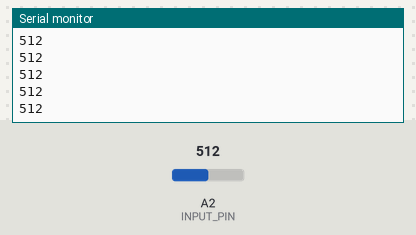
A sketch run on a simulated Arduino Uno, built with avr-gcc and run on an emulated ATmega328P. Parts: the last lines printed to the serial monitor. The inputs (shaded band) are chosen by the test bench; at power-on: A2 (INPUT_PIN) = 512.

Above: at 1.2 s.
1.3 s: A2 (INPUT_PIN) set to 716
At 1.31 s:
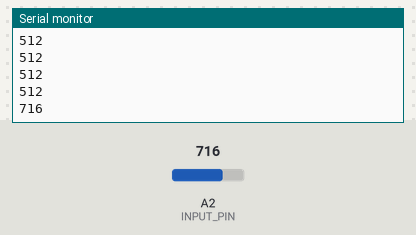
2.8 s: A2 (INPUT_PIN) set to 900
At 2.81 s:
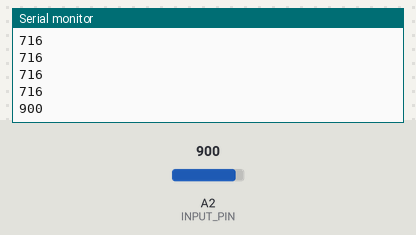
Timing chart, 0 to 5.8 s (numbered marks = the images above; inputs shaded):
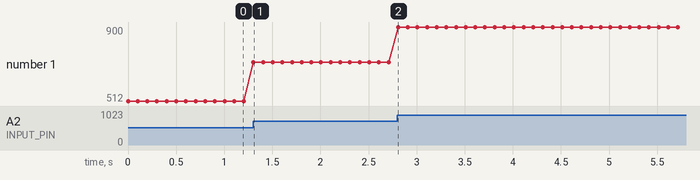

The sketch:

sketch_nov10d.ino
```cpp
#define INPUT_PIN A2
void setup() {
  // put your setup code here, to run once:
  pinMode(INPUT_PIN,INPUT);
  Serial.begin(9600);
}

int value = 0;
void loop() {
  // put your main code here, to run repeatedly:
  value = analogRead(INPUT_PIN);
  Serial.print(value);
  Serial.print('\n');
  delay(100);
}
```

Measured:
- after the input at 1.3 s, the serial monitor: prints a new line at once (image 1)
- after the input at 2.8 s, the serial monitor: prints a new line at once (image 2)
- plotted number 1: 512 → 716 after the input at 1.3 s, 716 → 900 after the input at 2.8 s
